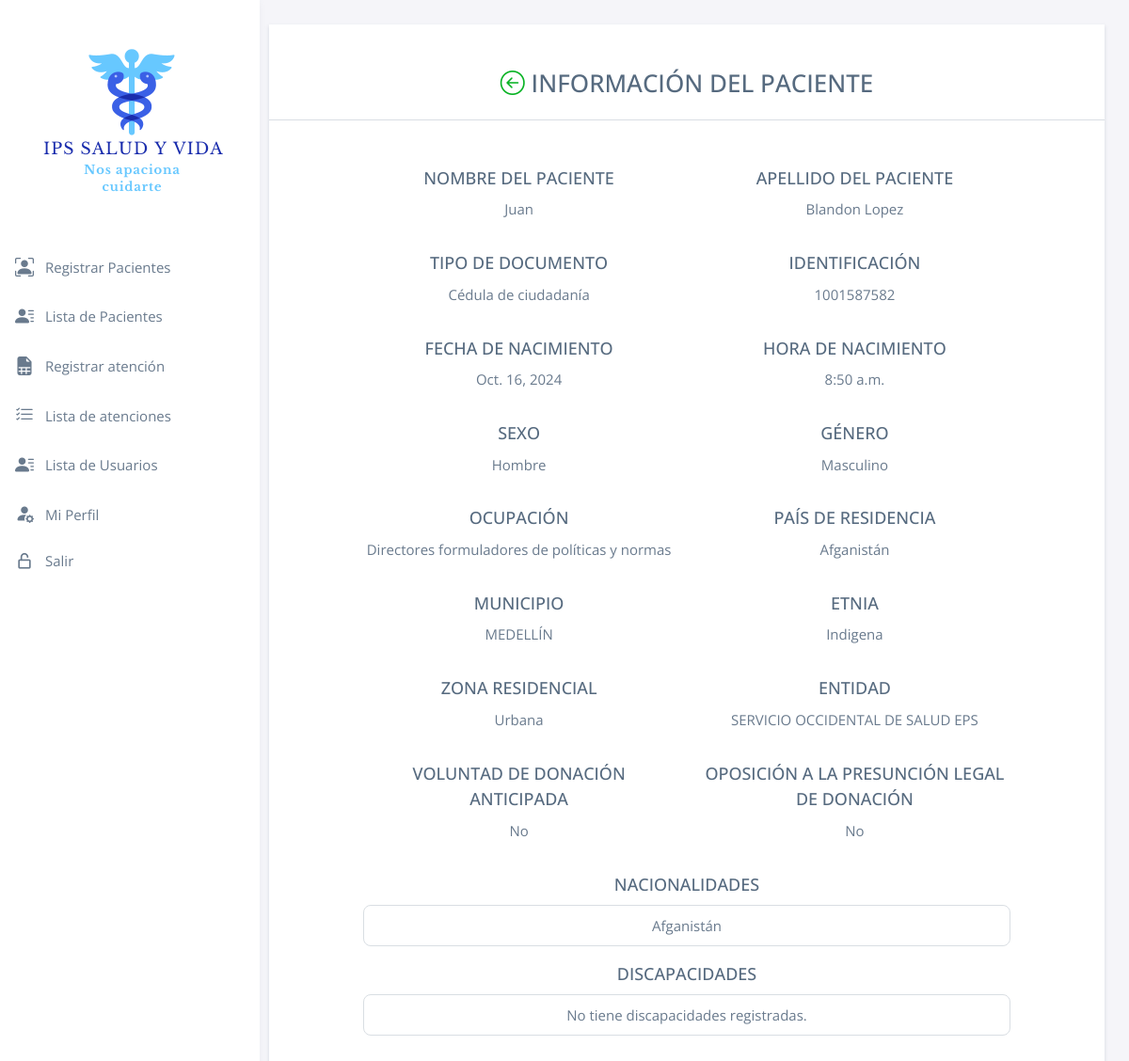
The app's page /detallePaciente/15 with its own data.
### medvisit/models.py (models this page shows, shortened)
class Paciente(models.Model):
    Id = models.AutoField(primary_key=True)
    CodigoTipoDocumento = models.ForeignKey(TipoDocumento, on_delete=models.CASCADE)
    Identificacion = models.CharField(max_length=20)
    PrimerApellido = models.CharField(max_length=50)
    SegundoApellido = models.CharField(max_length=50, blank=True, null=True)
    PrimerNombre = models.CharField(max_length=50)
    SegundoNombre = models.CharField(max_length=50, blank=True, null=True)
    FechaNacimiento = models.DateField()
    HoraNacimiento = models.TimeField(blank=True, null=True)
    CodigoSexo = models.ForeignKey(Sexo, on_delete=models.CASCADE)
    CodigoGenero = models.ForeignKey(Genero, on_delete=models.CASCADE)
    CodigoOcupacion = models.ForeignKey(Ocupacion, on_delete=models.CASCADE)
    CodigoPaisResidencia = models.ForeignKey(Pais, on_delete=models.CASCADE)
    CodigoMunicipio = models.ForeignKey(Municipio, on_delete=models.CASCADE)
    CodigoEtnia = models.ForeignKey(Etnia, on_delete=models.CASCADE)
    CodigoZonaResidencial = models.ForeignKey(ZonaResidencial, on_delete=models.CASCADE)
    CodigoEntidad = models.ForeignKey(Entidad, on_delete=models.CASCADE)
    class Meta:
        db_table = 'Paciente'

class TipoDocumento(models.Model):
    codigo = models.CharField(max_length=2, primary_key=True)
    nombre = models.CharField(max_length=50, null=True, blank=True)
    class Meta:
        db_table = 'TipoDocumento'

class Sexo(models.Model):
    codigo = models.CharField(max_length=2, primary_key=True)
    nombre = models.CharField(max_length=50, null=True, blank=True)
    class Meta:
        db_table = 'Sexo'

class Genero(models.Model):
    codigo = models.CharField(max_length=2, primary_key=True)
    nombre = models.CharField(max_length=15, null=True, blank=True)
    class Meta:
        db_table = 'Genero'

class Ocupacion(models.Model):
    codigo = models.CharField(max_length=4, primary_key=True)
    nombre = models.CharField(max_length=200, null=True, blank=True)
    codigo_padre = models.CharField(max_length=4, null=True, blank=True)
    class Meta:
        db_table = 'Ocupacion'

class Pais(models.Model):
    codigo = models.CharField(max_length=3, primary_key=True)
    nombre = models.CharField(max_length=200, null=True, blank=True)
    class Meta:
        db_table = 'Pais'

class Municipio(models.Model):
    codigo = models.CharField(max_length=5, primary_key=True)
    codigo_departamento = models.CharField(max_length=5)
    nombre = models.CharField(max_length=200)
    class Meta:
        db_table = 'Municipio'

class Etnia(models.Model):
    codigo = models.CharField(max_length=5, primary_key=True)
    nombre = models.CharField(max_length=150)
    class Meta:
        db_table = 'Etnia'

class ZonaResidencial(models.Model):
    codigo = models.CharField(max_length=2, primary_key=True)
    nombre = models.CharField(max_length=100, null=True, blank=True)
    class Meta:
        db_table = 'ZonaResidencial'

class Entidad(models.Model):
    codigo = models.CharField(max_length=6, primary_key=True)
    nombre = models.CharField(max_length=200)
    class Meta:
        db_table = 'Entidad'

class VoluntadAnticipada(models.Model):
    id = models.AutoField(primary_key=True)
    paciente = models.ForeignKey('Paciente', on_delete=models.CASCADE)
    voluntad = models.CharField(max_length=2, null=True, blank=True)
    fecha = models.DateTimeField(null=True, blank=True)
    codigo_prestador = models.CharField(max_length=12, null=True, blank=True)
    class Meta:
        db_table = 'VoluntadAnticipada'

class Oposicion(models.Model):
    paciente = models.ForeignKey('Paciente', on_delete=models.CASCADE)
    manifestacion = models.CharField(max_length=2)
    fecha = models.DateTimeField(null=True, blank=True)
    class Meta:
        db_table = 'Oposicion'
        unique_together = ('paciente', 'manifestacion')

class PacienteNacionalidad(models.Model):
    paciente = models.ForeignKey('Paciente', on_delete=models.CASCADE)
    pais = models.ForeignKey('Pais', on_delete=models.CASCADE)
    class Meta:
        db_table = 'PacienteNacionalidad'
        unique_together = ('paciente', 'pais')

### medvisit/views.py (the view)
# urls.py: path('detallePaciente/<id>', views.detallePaciente),
def detallePaciente(request, id):
    paciente = Paciente.objects.get(Id=id)
    nacionalidades_asociadas = PacienteNacionalidad.objects.filter(paciente=paciente)
    discapacidades_asociadas = PacienteDiscapacidad.objects.filter(paciente=paciente)
    voluntad_anticipada = VoluntadAnticipada.objects.filter(paciente=paciente).first()
    oposicion = Oposicion.objects.filter(paciente=paciente).first()
    contexto = {'paciente': paciente,
                'discapacidades_asociadas': discapacidades_asociadas,
                'nacionalidades_asociadas': nacionalidades_asociadas,
                'voluntad_anticipada': voluntad_anticipada,
                'oposicion': oposicion,
                }
    return render(request, "public/pacientes/detalle_paciente.html", contexto)

### medvisit/templates/public/pacientes/detalle_paciente.html (shortened to what this page needs)
{% extends 'public/base.html' %}
{% load static %}
{% block customCSS %}
<link rel="stylesheet" href="{% static 'assets/css/file.css' %}" />
{% endblock %}
{% block body %}
<div class="card border-0 shadow-sm" style="border-radius: 0px !important">
  <div class="row justify-content-center mb-2">
    <div class="col-md-12">
      <h3 class="text-center mt-5 mb-4">
        <a href="{% url 'listarPacientes' %}" class="text-decoration-none">
          <i class="bi bi-arrow-left-circle"></i>
        </a>
        INFORMACIÓN DEL PACIENTE
      </h3>
      <hr />
    </div>
  </div>
  <div class="row justify-content-center mb-4">
    <div class="col-md-10">
      <div class="card-body">
        <div class="row">
          <div class="col-md-6 mb-3 text-center">
            <label for="nombre_paciente" class="form-label fs-5">Nombre del paciente</label>
            <p class="fs-6">{{ paciente.PrimerNombre }} {{ paciente.SegundoNombre|default:"" }}</p>
          </div>
          <div class="col-md-6 mb-3 text-center">
            <label for="apellido_paciente" class="form-label fs-5">Apellido del paciente</label>
            <p class="fs-6">{{ paciente.PrimerApellido }} {{ paciente.SegundoApellido|default:"" }}</p>
          </div>
          <div class="col-md-6 mb-3 text-center">
            <label for="tipo_documento" class="form-label fs-5">Tipo de documento</label>
            <p class="fs-6">{{ paciente.CodigoTipoDocumento.nombre }}</p>
          </div>
          <div class="col-md-6 mb-3 text-center">
            <label for="identificacion" class="form-label fs-5">Identificación</label>
            <p class="fs-6">{{ paciente.Identificacion }}</p>
          </div>
          <div class="col-md-6 mb-3 text-center">
            <label for="fecha_nacimiento" class="form-label fs-5">Fecha de nacimiento</label>
            <p class="fs-6">{{ paciente.FechaNacimiento }}</p>
          </div>
          <div class="col-md-6 mb-3 text-center">
            <label for="hora_nacimiento" class="form-label fs-5">Hora de nacimiento</label>
            <p class="fs-6">{{ paciente.HoraNacimiento }}</p>
          </div>
          <div class="col-md-6 mb-3 text-center">
            <label for="sexo" class="form-label fs-5">Sexo</label>
            <p class="fs-6">{{ paciente.CodigoSexo.nombre }}</p>
          </div>
          <div class="col-md-6 mb-3 text-center">
            <label for="genero" class="form-label fs-5">Género</label>
            <p class="fs-6">{{ paciente.CodigoGenero.nombre }}</p>
          </div>
          <div class="col-md-6 mb-3 text-center">
            <label for="ocupacion" class="form-label fs-5">Ocupación</label>
            <p class="fs-6">{{ paciente.CodigoOcupacion.nombre }}</p>
          </div>
          <div class="col-md-6 mb-3 text-center">
            <label for="pais_residencia" class="form-label fs-5">País de residencia</label>
            <p class="fs-6">{{ paciente.CodigoPaisResidencia.nombre }}</p>
          </div>
          <div class="col-md-6 mb-3 text-center">
            <label for="municipio" class="form-label fs-5">Municipio</label>
            <p class="fs-6">{{ paciente.CodigoMunicipio.nombre }}</p>
          </div>
          <div class="col-md-6 mb-3 text-center">
            <label for="etnia" class="form-label fs-5">Etnia</label>
            <p class="fs-6">{{ paciente.CodigoEtnia.nombre }}</p>
          </div>
          <div class="col-md-6 mb-3 text-center">
            <label for="zona_residencial" class="form-label fs-5">Zona Residencial</label>
            <p class="fs-6">{{ paciente.CodigoZonaResidencial.nombre }}</p>
          </div>
          <div class="col-md-6 mb-3 text-center">
            <label for="entidad" class="form-label fs-5">Entidad</label>
            <p class="fs-6">{{ paciente.CodigoEntidad.nombre }}</p>
          </div>
          <div class="col-md-6 mb-3 text-center">
            <label for="voluntad_donacion" class="form-label fs-5">Voluntad de donación anticipada</label>
            <p class="fs-6">{{ voluntad_anticipada.voluntad|yesno:"Sí,No" }}</p>
          </div>
          <div class="col-md-6 mb-3 text-center">
            <label for="oposicion" class="form-label fs-5">Oposición a la presunción legal de donación</label>
            <p class="fs-6">{{ oposicion.manifestacion|yesno:"Sí,No" }}</p>
          </div>
          <div class="col-md-12 mb-3 text-center">
            <label for="nacionalidades" class="form-label fs-5">Nacionalidades</label>
            <ul class="list-group">
              {% for nacionalidad in nacionalidades_asociadas %}
                <li class="list-group-item">{{ nacionalidad.pais.nombre }}</li>
              {% empty %}
                <li class="list-group-item">No tiene nacionalidades registradas.</li>
              {% endfor %}
            </ul>
          </div>
          <div class="col-md-12 mb-3 text-center">
            <label for="discapacidades" class="form-label fs-5">Discapacidades</label>
            <ul class="list-group">
              {% for discapacidad in discapacidades_asociadas %}
                <li class="list-group-item">{{ discapacidad.discapacidad.nombre }}</li>
              {% empty %}
                <li class="list-group-item">No tiene discapacidades registradas.</li>
              {% endfor %}
            </ul>
          </div>
        </div>
      </div>
    </div>
  </div>
</div>
{% endblock %}

### medvisit/static/assets/css/my_style.css (style rules this page uses)
body { font-family: "Open Sans", sans-serif; }

### records on screen
Paciente: PrimerNombre "Juan", PrimerApellido "Blandon", SegundoApellido "Lopez", CodigoTipoDocumento.nombre "Cédula de ciudadanía", Identificacion "1001587582", FechaNacimiento "Oct. 16, 2024", HoraNacimiento "8:50 a.m.", CodigoSexo.nombre "Hombre", CodigoGenero.nombre "Masculino", CodigoOcupacion.nombre "Directores formuladores de políticas y normas", CodigoPaisResidencia.nombre "Afganistán", CodigoMunicipio.nombre "MEDELLÍN", CodigoEtnia.nombre "Indigena", CodigoZonaResidencial.nombre "Urbana", CodigoEntidad.nombre "SERVICIO OCCIDENTAL DE SALUD EPS"
VoluntadAnticipada: voluntad "No"
Oposicion: manifestacion "No"
PacienteNacionalidad: pais.nombre "Afganistán"
